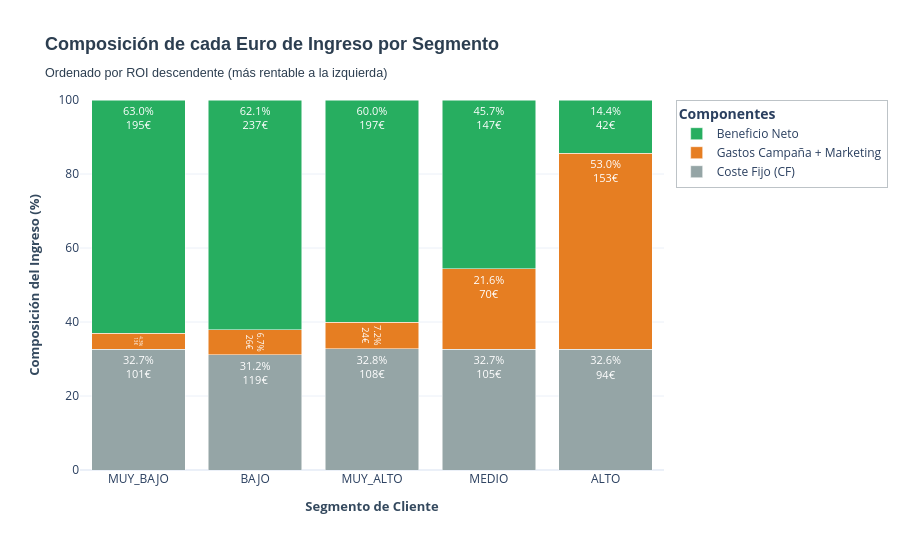

Notebook code for this chart:
### Code cell
# ══════════════════════════════════════════════════════════════════════════════
# 2️⃣ STACKED BAR 100%: Composición de cada Euro de Ingreso
# ══════════════════════════════════════════════════════════════════════════════

# Preparar datos de composición
composicion_data = []

for _, row in df_roi.iterrows():
    segmento = row['Segmento']
    
    # Calcular promedios por cliente que responde
    n_responden = row['N_Responden']
    
    if n_responden > 0:
        # Por cliente que responde
        margen_bruto_unitario = row['Margen_Bruto_€'] / n_responden
        
        # Coste Fijo promedio (30% del ingreso C_n, segun estructura de costes del profesor)
        seg_clientes = clientes[clientes['segmento'] == segmento]
        cf_unitario = seg_clientes['C_n'].mean() * 0.30
        
        # Costes de campaña por cliente que responde
        coste_campana_unitario = (
            row['Coste_Adicional_€'] / n_responden +
            row['Coste_Marketing_€'] / n_responden +
            row['Coste_Descuentos_€'] / n_responden
        )
        
        # Beneficio neto unitario
        beneficio_neto_unitario = row['Beneficio_Neto_€'] / n_responden
        
        # Total (debería ser igual al precio)
        total = cf_unitario + coste_campana_unitario + beneficio_neto_unitario
        
        # Calcular porcentajes
        composicion_data.append({
            'Segmento': segmento,
            'CF_%': (cf_unitario / total) * 100,
            'Campaña_%': (coste_campana_unitario / total) * 100,
            'Beneficio_%': (beneficio_neto_unitario / total) * 100,
            'CF_€': cf_unitario,
            'Campaña_€': coste_campana_unitario,
            'Beneficio_€': beneficio_neto_unitario
        })

df_comp = pd.DataFrame(composicion_data)

# Ordenar por ROI descendente
orden_segmentos = df_roi.sort_values('ROI', ascending=False)['Segmento'].tolist()
df_comp['Segmento'] = pd.Categorical(df_comp['Segmento'], categories=orden_segmentos, ordered=True)
df_comp = df_comp.sort_values('Segmento')

# Crear stacked bar
fig_stack = go.Figure()

# Coste Fijo (gris)
fig_stack.add_trace(go.Bar(
    name='Coste Fijo (CF)',
    x=df_comp['Segmento'],
    y=df_comp['CF_%'],
    marker_color='#95a5a6',
    text=[f"{v:.1f}%<br>{e:.0f}€" for v, e in zip(df_comp['CF_%'], df_comp['CF_€'])],
    textposition='inside',
    textfont=dict(size=11, color='white'),
    hovertemplate='<b>Coste Fijo</b><br>%{y:.1f}%<br>%{text}<extra></extra>'
))

# Gastos de Campaña (naranja)
fig_stack.add_trace(go.Bar(
    name='Gastos Campaña + Marketing',
    x=df_comp['Segmento'],
    y=df_comp['Campaña_%'],
    marker_color='#e67e22',
    text=[f"{v:.1f}%<br>{e:.0f}€" for v, e in zip(df_comp['Campaña_%'], df_comp['Campaña_€'])],
    textposition='inside',
    textfont=dict(size=11, color='white'),
    hovertemplate='<b>Gastos Campaña</b><br>%{y:.1f}%<br>%{text}<extra></extra>'
))

# Beneficio Neto (verde)
fig_stack.add_trace(go.Bar(
    name='Beneficio Neto',
    x=df_comp['Segmento'],
    y=df_comp['Beneficio_%'],
    marker_color='#27ae60',
    text=[f"{v:.1f}%<br>{e:.0f}€" for v, e in zip(df_comp['Beneficio_%'], df_comp['Beneficio_€'])],
    textposition='inside',
    textfont=dict(size=11, color='white'),
    hovertemplate='<b>Beneficio Neto</b><br>%{y:.1f}%<br>%{text}<extra></extra>'
))

fig_stack.update_layout(
    title=dict(
        text='<b>Composición de cada Euro de Ingreso por Segmento</b><br><sub>Ordenado por ROI descendente (más rentable a la izquierda)</sub>',
        font=dict(size=18, color='#2c3e50', family='Arial')
    ),
    xaxis=dict(
        title='<b>Segmento de Cliente</b>',
        titlefont=dict(size=13, color='#34495e')
    ),
    yaxis=dict(
        title='<b>Composición del Ingreso (%)</b>',
        titlefont=dict(size=13, color='#34495e'),
        range=[0, 100]
    ),
    barmode='stack',
    template='plotly_white',
    height=550,
    legend=dict(
        title='<b>Componentes</b>',
        orientation='v',
        yanchor='top',
        y=1,
        xanchor='left',
        x=1.02,
        bgcolor='rgba(255,255,255,0.9)',
        bordercolor='#bdc3c7',
        borderwidth=1
    ),
    plot_bgcolor='white',
    paper_bgcolor='white'
)

fig_stack.show()

print('\n📊 INTERPRETACIÓN DEL STACKED BAR:')
print('   Cada barra representa el 100% del precio que paga el cliente.')
print('   Se descompone en:')
print('   • GRIS: Coste Fijo (CF) - Piezas y mano de obra del mantenimiento')
print('   • NARANJA: Gastos Campaña + Marketing - Inversión en retención')
print('   • VERDE: Beneficio Neto - Rentabilidad real del concesionario')
print('\n💡 INSIGHT CLAVE:')
mejor_seg = df_comp.iloc[0]['Segmento']
mejor_benef = df_comp.iloc[0]['Beneficio_%']
print(f"   El segmento {mejor_seg} es el más rentable: {mejor_benef:.1f}% de beneficio neto")
print(f"   Por cada 100€ facturados, ganamos {mejor_benef:.0f}€ de beneficio puro.")

### Figure 1 — Plotly figure (JSON) as saved in the notebook; plotly's stock layout.template omitted (floating-point values rounded to 4 significant figures)
{"data": [{"hovertemplate": "<b>Coste Fijo</b><br>%{y:.1f}%<br>%{text}<extra></extra>", "marker": {"color": "#95a5a6"}, "name": "Coste Fijo (CF)", "text": ["32.7%<br>101€", "31.2%<br>119€", "32.8%<br>108€", "32.7%<br>105€", "32.6%<br>94€"], "textfont": {"color": "white", "size": 11}, "textposition": "inside", "type": "bar", "x": ["MUY_BAJO", "BAJO", "MUY_ALTO", "MEDIO", "ALTO"], "y": [32.66, 31.18, 32.81, 32.69, 32.62]}, {"hovertemplate": "<b>Gastos Campaña</b><br>%{y:.1f}%<br>%{text}<extra></extra>", "marker": {"color": "#e67e22"}, "name": "Gastos Campaña + Marketing", "text": ["4.3%<br>13€", "6.7%<br>26€", "7.2%<br>24€", "21.6%<br>70€", "53.0%<br>153€"], "textfont": {"color": "white", "size": 11}, "textposition": "inside", "type": "bar", "x": ["MUY_BAJO", "BAJO", "MUY_ALTO", "MEDIO", "ALTO"], "y": [4.321, 6.748, 7.181, 21.64, 53.01]}, {"hovertemplate": "<b>Beneficio Neto</b><br>%{y:.1f}%<br>%{text}<extra></extra>", "marker": {"color": "#27ae60"}, "name": "Beneficio Neto", "text": ["63.0%<br>195€", "62.1%<br>237€", "60.0%<br>197€", "45.7%<br>147€", "14.4%<br>42€"], "textfont": {"color": "white", "size": 11}, "textposition": "inside", "type": "bar", "x": ["MUY_BAJO", "BAJO", "MUY_ALTO", "MEDIO", "ALTO"], "y": [63.02, 62.08, 60.01, 45.67, 14.37]}], "layout": {"barmode": "stack", "height": 550, "legend": {"bgcolor": "rgba(255,255,255,0.9)", "bordercolor": "#bdc3c7", "borderwidth": 1, "orientation": "v", "title": {"text": "<b>Componentes</b>"}, "x": 1.02, "xanchor": "left", "y": 1, "yanchor": "top"}, "paper_bgcolor": "white", "plot_bgcolor": "white", "title": {"font": {"color": "#2c3e50", "family": "Arial", "size": 18}, "text": "<b>Composición de cada Euro de Ingreso por Segmento</b><br><sub>Ordenado por ROI descendente (más rentable a la izquierda)</sub>"}, "xaxis": {"title": {"font": {"color": "#34495e", "size": 13}, "text": "<b>Segmento de Cliente</b>"}}, "yaxis": {"range": [0, 100], "title": {"font": {"color": "#34495e", "size": 13}, "text": "<b>Composición del Ingreso (%)</b>"}}}}
